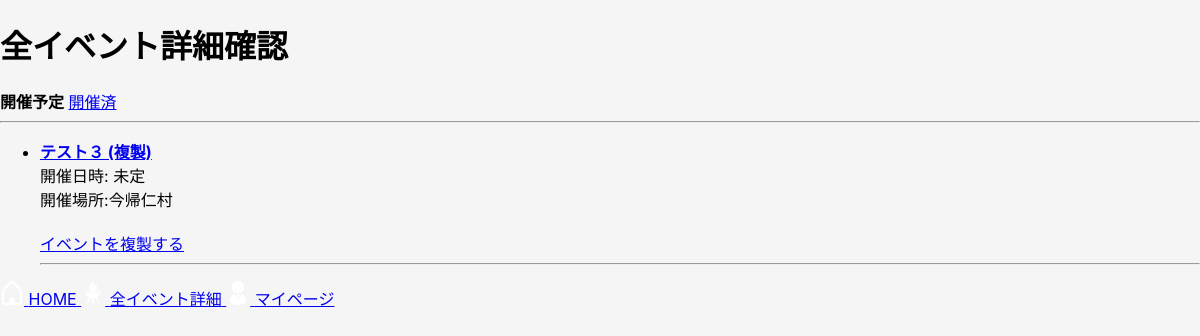
The page /events/ (signed in) on the database as committed earlier.
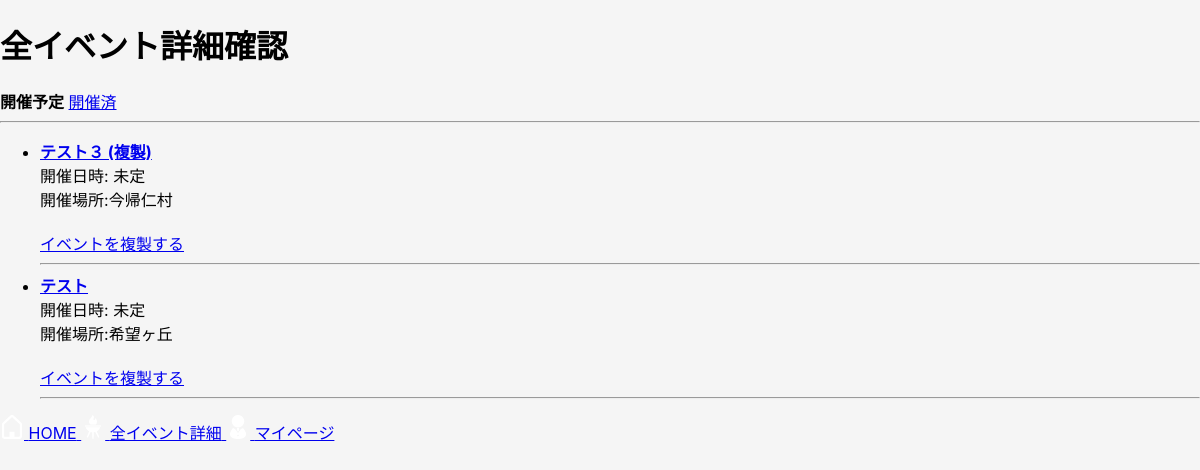
The same page on the database as committed later.
### bbq_app/models.py (models this page shows, shortened)
class Event(models.Model):
    user = models.ForeignKey(settings.AUTH_USER_MODEL, on_delete=models.CASCADE, related_name="events")
    name = models.CharField("イベント名", max_length=30)
    held_at = models.DateTimeField("開催日時", null=True, blank=True)
    location = models.CharField("開催場所", max_length=50, blank=True)
    created_at = models.DateTimeField("作成日時", auto_now_add=True)
    updated_at = models.DateTimeField("更新日時", auto_now=True)

### bbq_app/views.py (the view)
# urls.py: path("events/", views.event_list, name="event_list"),
@login_required
def event_list(request):
    status = request.GET.get("status", "upcoming")
    now = timezone.now()
    qs = Event.objects.filter(user=request.user)
    if status == "past":
        events = qs.filter(held_at__lt=now).order_by("-held_at")
    else:
        events = qs.filter(Q(held_at__gte=now) | Q(held_at__isnull=True)).order_by("held_at")
    return render(request, "bbq_app/event_list.html",{"events":events,"status":status,})

### bbq_app/templates/bbq_app/event_list.html (shortened to what this page needs)
{% extends "bbq_app/base.html" %}
{% block content %}
<h1>全イベント詳細確認</h1>
<div>
    {% if status == "upcoming" %}
        <strong>開催予定</strong>
    {% else %}
        <a href="{% url 'event_list' %}?status=upcoming">開催予定</a>
    {% endif %}
    {% if status == "past" %}
         <strong>開催済</strong>
    {% else %}
        <a href="{% url 'event_list' %}?status=past">開催済</a>
    {% endif %}
</div>
<hr>
<ul>
{% for event in events %}
    <li>
        <strong>
            <a href="{% url 'item_edit' event.id %}">
                {{event.name}}
            </a>
        </strong><br>
        開催日時:
        {% if event.held_at %}
            {{ event.held_at|date:"Y年m月d日 H:i" }}
        {% else %}
            未定
        {% endif %}
        <br>
        開催場所:{{ event.location|default:"未定" }}
        <br><br>
        <a href="#" onclick="openDuplicateModal({{ event.id }}); return false;">イベントを複製する</a>
        <hr>
    </li>
{% empty %}
    <li>イベントがありません</li>
{% endfor %}
</ul>
{% endblock %}

### bbq_app/templates/bbq_app/base.html (shortened to what this page needs)
{% load static %}
<!DOCTYPE html>
<html lang="ja">
<head>
    <link rel="stylesheet" href="{% static 'bbq_app/css/style.css' %}">
</head>
<body>
    <main>{% block content %}{% endblock %}</main>
    {% block footer %}
        {% include "bbq_app/partials/footer_nav.html" %}
    {% endblock %}
</body>
</html>

### bbq_app/templates/bbq_app/partials/footer_nav.html
{% load static %}
<div class="footer-nav">
    <a href="{% url 'home' %}">
        <img src="{% static 'bbq_app/images/home.png' %}" width="24">
        <span>HOME</span>
    </a>
    <a href="{% url 'event_list' %}">
        <img src="{% static 'bbq_app/images/events.png' %}" width="24">
        <span>全イベント詳細</span>
    </a>
    <a href="{% url 'mypage' %}">
        <img src="{% static 'bbq_app/images/mypage.png' %}" width="24">
        <span>マイページ</span>
    </a>
</div>

### bbq_app/static/bbq_app/css/style.css (style rules this page uses)
body { margin:0 ; background: #f5f5f5; font-family: -apple-system, BlinkMacSystemFont, "Helvetica Neue", sanserif; }

Rows that differ between the two databases and show on the page:
added Event: name "テスト", shows "未定", location "希望ヶ丘"
